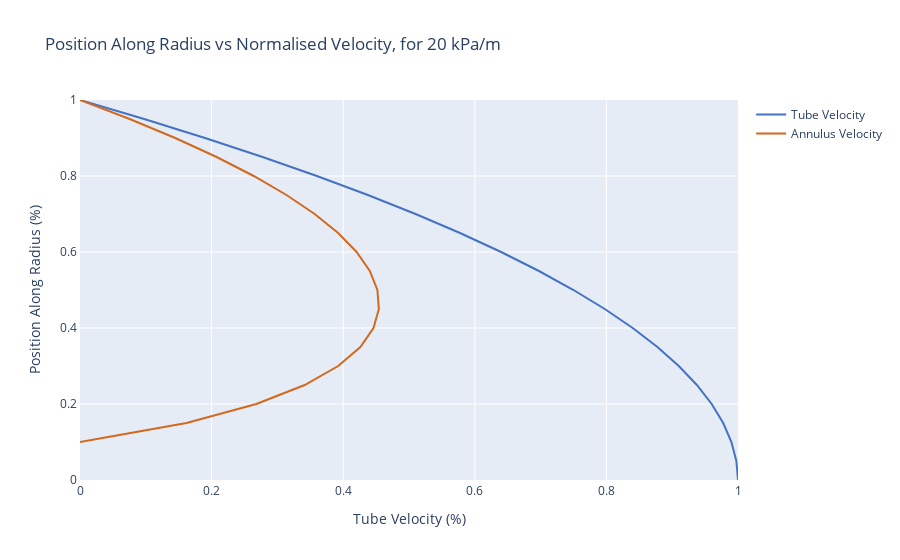

The notebook cell saved with this chart:
### Code cell
#import plotly.plotly as py
import plotly.graph_objects as go
import numpy as np

Terms = 20
i = np.arange(0, Terms + 1)
j = np.arange(2, Terms + 1)
r_i = i/20
r_j = j/20
a = 0.1
b = 1
u_i = 1 - np.float_power(r_i,2)
part1 = (1 - (np.float_power(r_j,2))/(np.float_power(b,2)))
part2 = (1 - (np.float_power(a,2))/(np.float_power(b,2)))
part2b = b/r_j
part3 = np.log(part2b)/np.log(b/a)

v_j = np.float_power(b,2)*((1 - (np.float_power(r_j,2))/(np.float_power(b,2))) \
                           - ((1 - (np.float_power(a,2))/(np.float_power(b,2))) \
                              * part3))

# Setup the Colours
blue = 'rgb(68, 114, 196)'    # Velocity
black = 'rgb(0,0,0)'          # V=1.0 m/s
red = 'rgb(192, 0, 0)'        # r at V=1.0m/s
yellow = 'rgb(255, 192, 0)'   # N=3, length to radius ratio
brown = 'rgb(210,105,30)'     # N=100

# setup lines
line0 = dict( # Pressure Line
    color = (blue),
    width = 2
)
line1 = dict( # V=1m/s
    color = (brown),
    width = 2
)



# setup traces
trace0 = go.Scatter(
    y = r_i,
    x = u_i,
    mode = 'lines',
    name = 'Tube Velocity',
    line = line0
)
trace1 = go.Scatter(
    y = r_j,
    x = v_j,
    mode = 'lines',
    name = 'Annulus Velocity',
    line = line1
)

data = [trace0, trace1]

# setup the chart layout
layout = go.Layout(
    title = 'Position Along Radius vs Normalised Velocity, for 20 kPa/m',
    yaxis=dict(
        title='Position Along Radius (%)',
        showline=True,
        range=[0, 1]
    ),
    xaxis=dict(
        title='Tube Velocity (%)',
        showline=True,
        range=[0, 1]
    )
)
fig = go.Figure(data=data, layout=layout)
#py.iplot(fig)
fig.show()

### Figure 1 — Plotly figure (JSON) as saved in the notebook; plotly's stock layout.template omitted (floating-point values rounded to 4 significant figures)
{"data": [{"line": {"color": "rgb(68, 114, 196)", "width": 2}, "mode": "lines", "name": "Tube Velocity", "type": "scatter", "x": [1, 0.9975, 0.99, 0.9775, 0.96, 0.9375, 0.91, 0.8775, 0.84, 0.7975, 0.75, 0.6975, 0.64, 0.5775, 0.51, 0.4375, 0.36, 0.2775, 0.19, 0.0975, 0], "y": [0, 0.05, 0.1, 0.15, 0.2, 0.25, 0.3, 0.35, 0.4, 0.45, 0.5, 0.55, 0.6, 0.65, 0.7, 0.75, 0.8, 0.85, 0.9, 0.95, 1]}, {"line": {"color": "rgb(210,105,30)", "width": 2}, "mode": "lines", "name": "Annulus Velocity", "type": "scatter", "x": [0, 0.1618, 0.268, 0.3415, 0.3924, 0.4261, 0.446, 0.4542, 0.452, 0.4405, 0.4204, 0.3923, 0.3566, 0.3138, 0.2641, 0.2076, 0.1447, 0.07545, 0], "y": [0.1, 0.15, 0.2, 0.25, 0.3, 0.35, 0.4, 0.45, 0.5, 0.55, 0.6, 0.65, 0.7, 0.75, 0.8, 0.85, 0.9, 0.95, 1]}], "layout": {"title": {"text": "Position Along Radius vs Normalised Velocity, for 20 kPa/m"}, "xaxis": {"range": [0, 1], "showline": true, "title": {"text": "Tube Velocity (%)"}}, "yaxis": {"range": [0, 1], "showline": true, "title": {"text": "Position Along Radius (%)"}}}}
